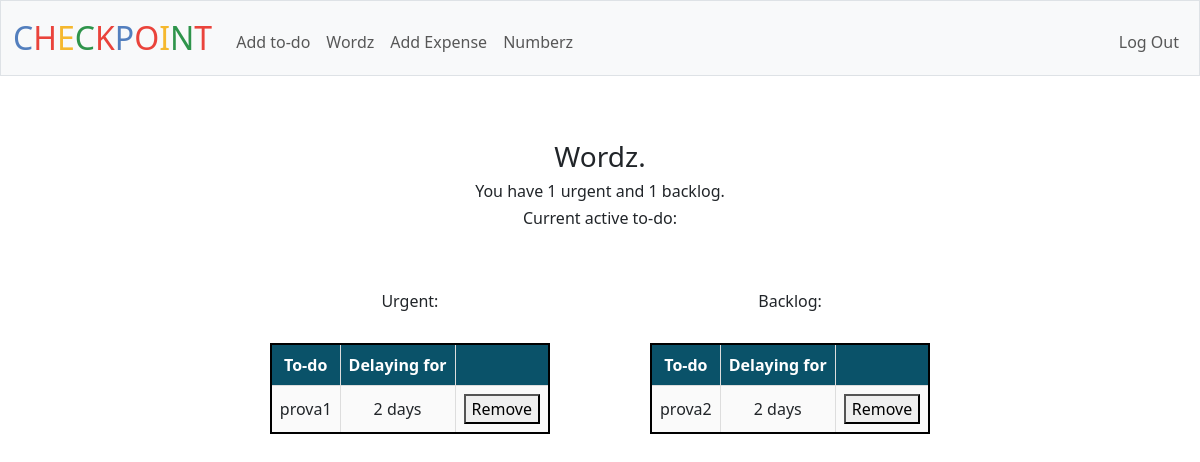
The app's page /wordz (signed in), older data.
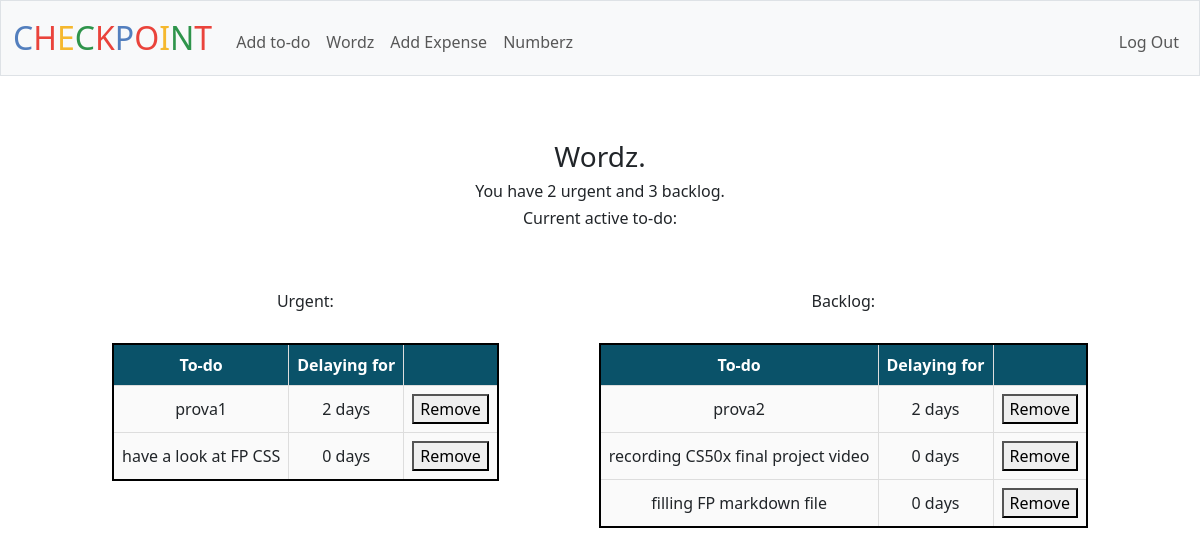
The same page, newer data.
### tables this page shows
CREATE TABLE "todos" (
id INTEGER PRIMARY KEY AUTOINCREMENT NOT NULL,
username TEXT,
category TEXT,
item TEXT,
status TEXT,
timedate DATETIME DEFAULT CURRENT_TIMESTAMP,
FOREIGN KEY (username) REFERENCES users(username)
);

### app.py (the view)
@app.route("/wordz", methods=["GET", "POST"])
@login_required
def wordz():
    if request.method == "POST":
        item_remove = request.form.get("remove")
        if item_remove:
            db.execute("DELETE FROM todos WHERE item = ?", item_remove)
            return redirect(url_for("wordz"))
    else:
        user_todo_urgent = db.execute("SELECT item, timedate FROM todos WHERE username = ? AND category = ? AND status = ?", session["username"], "urgent", "open")
        for row in user_todo_urgent:
            row['timedate'] = datetime.strptime(row['timedate'], '%Y-%m-%d %H:%M:%S')  # Adjust format as needed
            row['delay'] = (datetime.now() - row['timedate']).days
        user_todo_backlog = db.execute("SELECT item, timedate FROM todos WHERE username = ? AND category = ? AND status = ?", session["username"], "backlog", "open")
        for row in user_todo_backlog:
            row['timedate'] = datetime.strptime(row['timedate'], '%Y-%m-%d %H:%M:%S')  # Adjust format as needed
            row['delay'] = (datetime.now() - row['timedate']).days
        return render_template("wordz.html", user_todo_urgent=user_todo_urgent, user_todo_backlog=user_todo_backlog)

### app.py (called while the page is built)
@app.after_request
def after_request(response):
    response.headers["Cache-Control"] = "no-cache, no-store, must-revalidate"
    response.headers["Expires"] = 0
    response.headers["Pragma"] = "no-cache"
    return response

### helpers.py (called while the page is built)
def login_required(f):
    @wraps(f)
    def decorated_function(*args, **kwargs):
        if session.get("user_id") is None:
            return redirect("/login")
        return f(*args, **kwargs)
    return decorated_function

### templates/wordz.html (shortened to what this page needs)
{% extends "layout.html" %}
{% block main %}
    <p>
        <h3>Wordz.</h3>
        <h6>You have {{ user_todo_urgent | length }} urgent and {{ user_todo_backlog | length }} backlog.</h6>
        <h6>Current active to-do:</h6><br>
    </p>
    <div class="table-container2">
        <div>
            <p><h6>Urgent:</h6></p>
            <table>
                <tr>
                    <th>To-do</th>
                    <th>Delaying for</th>
                    <th></th>
                </tr>
                {% for row in user_todo_urgent %}
                <tr>
                    <td>{{ row.item }}</td>
                    <td>{{ row.delay }} days</td>
                    <td>
                        <form method="post">
                            <button type="submit" name="remove" value="{{ row.item }}">Remove</button>
                        </form>
                    </td>
                </tr>
                {% endfor %}
            </table>
        </div>
        <div>
            <p><h6>Backlog:</h6></p>
            <table>
                <tr>
                    <th>To-do</th>
                    <th>Delaying for</th>
                    <th></th>
                </tr>
                {% for row in user_todo_backlog %}
                <tr>
                    <td>{{ row.item }}</td>
                    <td>{{ row.delay }} days</td>
                    <td>
                        <form method="post">
                            <button type="submit" name="remove" value="{{ row.item }}">Remove</button>
                        </form>
                    </td>
                </tr>
                {% endfor %}
            </table>
        </div>
    </div>
{% endblock %}

Row changes from the older to the newer data that the page shows:
added todos: item "have a look at FP CSS", delay "0", shown under "Urgent:"
added todos: item "recording CS50x final project video", delay "0", shown under "Backlog:"
added todos: item "filling FP markdown file", delay "0", shown under "Backlog:"
Text that changed along with them:
{{ user_todo_urgent | length }}: "1" → "2"
{{ user_todo_backlog | length }}: "1" → "3"
